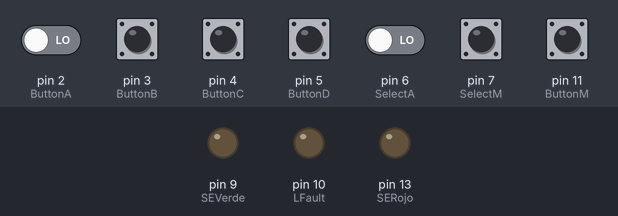
A sketch run on a simulated Arduino Uno, built with avr-gcc and run on an emulated ATmega328P. Parts: output pins drawn as LEDs (lit = HIGH). The inputs (shaded band) are chosen by the test bench; at power-on: pin 2 (ButtonA), pin 3 (ButtonB), pin 4 (ButtonC), pin 5 (ButtonD), pin 6 (SelectA), pin 7 (SelectM), pin 11 (ButtonM) LOW. Pins used as bus, display or sensor lines are not drawn; what the sketch prints to the serial monitor is not drawn.

Above: at 1.2 s.
1.3 s: pin 7 (SelectM) pulled HIGH for 0.15 s
At 2.1 s:
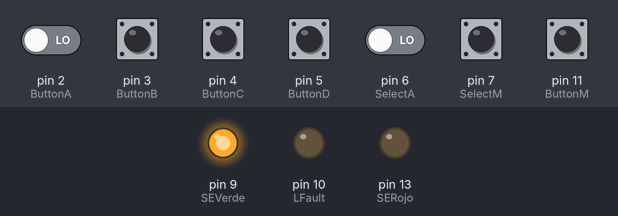
2.9 s: pin 2 (ButtonA) driven HIGH and pin 6 (SelectA) driven HIGH
4.4 s: pin 2 (ButtonA) driven LOW
5.9 s: pin 3 (ButtonB) pulled HIGH for 0.15 s
7.5 s: pin 4 (ButtonC) pulled HIGH for 0.15 s
9.1 s: pin 5 (ButtonD) pulled HIGH for 0.15 s
Timing chart, 0 to 11.7 s (numbered marks = the images above; inputs shaded):
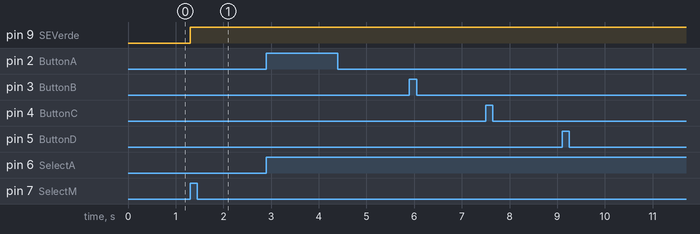

Measured:
- after the input at 1.3 s, pin 9 (SEVerde): LOW → HIGH at once
- after the input at 2.9 s, every drawn part: stays the same
- after the input at 4.4 s, every drawn part: stays the same
- after the input at 5.9 s, every drawn part: stays the same
- after the input at 7.5 s, every drawn part: stays the same
- after the input at 9.1 s, every drawn part: stays the same

The sketch:

SemaforoOctavio_VER21.ino
```cpp
// SE INVIERTEN EN ESTA VERSION LOS ESTADOS DE LAS SALIDAS DE LOS SEMAFOROS PARA CUBRIR CON LA NECESIDAD DEL RELEVADOR DE HIGH A LOW Y VICEVERSA
// VER 2.1 SE AGREGA A PETICION DE CLIENTE QUE CUANDO EL NUMERO DE CARROS SALIENDO Y ENTRANDO SEAN IGUALES LOS 2 SEMAFOROS ESTEN EN VERDE parte final de los IFs

const int SSVerde = 8;     // Semaforo Salida Verde
const int SEVerde = 9;     // Semaforo Entrada Verde
const int SSRojo = 12;     // Semaforo Salida Rojo
const int SERojo = 13;     // Semaforo Entrada Rojo
const int LFault = 10;     // Luz de Falla

const int ButtonA = 2;  // Sensor A Entrada
const int ButtonB = 3;  // Sensor B Entrada
const int ButtonC = 4;  // Sensor C Salida
const int ButtonD = 5;  // Sensor D Salida
const int ButtonM = 11;  // Boton de semaforos modo manual
const int SelectA = 6;  // Selector modo automatico
const int SelectM = 7;  // Selector modo manual

int EstadoA = 0; // estado actual sensor A
int EstadoB = 0; //estado actual sensor B
int EstadoC = 0; //estado actual sensor C
int EstadoD = 0; //estado actual sensor D
int EstadoAut = 0; //estado actual selector Automatico
int EstadoMan = 0; //estado actual selector Manual
int EstadoPreA = 0;  //estado anterior sensor A
int EstadoPreB = 0;  //estado anterior sensor B
int EstadoPreC = 0;  //estado anterior sensor C
int EstadoPreD = 0;  //estado anterior sensor D
int InState = 0;  //variable entrada contador
int OutState = 0;   //variable salida contador
int MemGana = 0;  //Memoria que evita que se cambie el semaforo cuando un carro de la salida este pasando y despues entre uno en la entrada
int EstadoM = 0; // estado actual boton M
bool M1 = 0;  //memoria secuencial direccion A hacia B
bool M2 = 0;  //memoria secuencial direccion C hacia D
bool M3 = 0;  //memoria secuencial direccion D hacia C
bool M4 = 0;  //memoria secuencial direccion B hacia A
bool M1A = 0;  //memoria secuencial Problema de carros que vayan muy pegados entre ellos
bool M2A = 0;  //memoria secuencial Problema de carros que vayan muy pegados entre ellos
bool M3A = 0;  //memoria secuencial Problema de carros que vayan muy pegados entre ellos
bool M4A = 0;  //memoria secuencial Problema de carros que vayan muy pegados entre ellos

void setup() {
  pinMode(SSVerde, OUTPUT); //Declaro Semaforo salida verde como salida
  pinMode(SSRojo, OUTPUT); //Declaro Semaforo salida rojo como salida
  pinMode(SEVerde, OUTPUT); //Declaro Semaforo entrada verde como salida
  pinMode(SERojo, OUTPUT); //Declaro Semaforo salida verde como salida
  pinMode(LFault, OUTPUT); //Declaro led de falla como salida

  pinMode(ButtonA, INPUT); //Declaro Sensor A como entrada
  pinMode(ButtonB, INPUT); //Declaro Sensor B como entrada
  pinMode(ButtonC, INPUT); //Declaro Sensor C como entrada
  pinMode(ButtonD, INPUT); //Declaro Sensor D como entrada
  pinMode(ButtonM, INPUT); //Declaro Boton M como entrada
  pinMode(SelectA, INPUT); //Declaro Selector Automatico como entrada
  pinMode(SelectM, INPUT); //Declaro Selector Manual como entrada
  Serial.begin(9600);
}

void loop() {
  //leer el estado de los botones y selectores
  EstadoA = digitalRead(ButtonA);
  EstadoB = digitalRead(ButtonB);
  EstadoC = digitalRead(ButtonC);
  EstadoD = digitalRead(ButtonD);
  EstadoAut = digitalRead(SelectA);
  EstadoMan = digitalRead(SelectM);
  EstadoM = digitalRead(ButtonM);

 // unsigned long currentMillis = millis();

  //checo si el selector esta en auto o manual
  if (EstadoAut == HIGH){
// comparo eL ESTADO CON SU ESTADO PREVIO
      if (EstadoA != EstadoPreA) {
        // Si el estado ha cambiado incrementa el contador
        if (EstadoA == HIGH){
          // ecuaciones de memorias extras
           if(M4 == 1)
              M1A = 1;
           if(M1 == 1)
              M1A = 0;
           if(M3 == 1)
              M2A = 1;
           if(M2 == 1)
              M2A = 0;
           if(M1 == 1)
              M3A = 1;
           if(M3 == 1)
              M3A = 0;
           if(M1 == 1)
              M4A = 1;
           if(M4 == 1)
              M4A = 0;
           M1 = 0;
           if (EstadoA == 1 && EstadoB ==1)
            M4 =1;
          Serial.println("on A");
          Serial.println("A: PA: B: PB: C: PC: D: PD: M1: M2: M3: M4: M1A: M2A: M3A: M4A: OutState: InState:");
          Serial.print(EstadoA);
          Serial.print("  ");
          Serial.print(EstadoPreA);
          Serial.print("   ");
          Serial.print(EstadoB);
          Serial.print("  ");
          Serial.print(EstadoPreB);
          Serial.print("   ");
          Serial.print(EstadoC);
          Serial.print("  ");
          Serial.print(EstadoPreC);
          Serial.print("   ");
          Serial.print(EstadoD);
          Serial.print("  ");
          Serial.print(EstadoPreD);
          Serial.print("   ");
          Serial.print(M1);
          Serial.print("   ");
          Serial.print(M2);
          Serial.print("   ");
          Serial.print(M3);
          Serial.print("   ");
          Serial.print(M4);
          Serial.print("   ");
          Serial.print(M1A);
          Serial.print("    ");
          Serial.print(M2A);
          Serial.print("    ");
          Serial.print(M3A);
          Serial.print("    ");
          Serial.print(M4A);
          Serial.print("        ");
          Serial.print(OutState);
          Serial.print("        ");
          Serial.print(InState);
          Serial.println("    ");

        } else {
          // ecuaciones de memorias extras
           if(M4 == 1)
              M1A = 1;
           if(M1 == 1)
              M1A = 0;
           if(M3 == 1)
              M2A = 1;
           if(M2 == 1)
              M2A = 0;
           if(M1 == 1)
              M3A = 1;
           if(M3 == 1)
              M3A = 0;
           if(M1 == 1)
              M4A = 1;
           if(M4 == 1)
              M4A = 0;
           M4 = 0;
           if (M1 == 1)
            OutState ++;
          // Si el estado fue LOW entonces el boton se fue de presionado a suelto:
          Serial.println("off A");
          Serial.println("A: PA: B: PB: C: PC: D: PD: M1: M2: M3: M4: M1A: M2A: M3A: M4A: OutState: InState:");
          Serial.print(EstadoA);
          Serial.print("  ");
          Serial.print(EstadoPreA);
          Serial.print("   ");
          Serial.print(EstadoB);
          Serial.print("  ");
          Serial.print(EstadoPreB);
          Serial.print("   ");
          Serial.print(EstadoC);
          Serial.print("  ");
          Serial.print(EstadoPreC);
          Serial.print("   ");
          Serial.print(EstadoD);
          Serial.print("  ");
          Serial.print(EstadoPreD);
          Serial.print("   ");
          Serial.print(M1);
          Serial.print("   ");
          Serial.print(M2);
          Serial.print("   ");
          Serial.print(M3);
          Serial.print("   ");
          Serial.print(M4);
          Serial.print("   ");
          Serial.print(M1A);
          Serial.print("    ");
          Serial.print(M2A);
          Serial.print("    ");
          Serial.print(M3A);
          Serial.print("    ");
          Serial.print(M4A);
          Serial.print("        ");
          Serial.print(OutState);
          Serial.print("        ");
          Serial.print(InState);
          Serial.println("    ");
              }
        delay(50);
      }
      // sGuarda el estado pasado
      EstadoPreA = EstadoA;

      if (EstadoB != EstadoPreB) {
        // if the state has changed, increment the counter
        if (EstadoB == HIGH) {
          // if the current state is HIGH then the button went from off to on:
          // ecuaciones de memorias extras
           if(M4 == 1)
              M1A = 1;
           if(M1 == 1)
              M1A = 0;
           if(M3 == 1)
              M2A = 1;
           if(M2 == 1)
              M2A = 0;
           if(M1 == 1)
              M3A = 1;
           if(M3 == 1)
              M3A = 0;
           if(M1 == 1)
              M4A = 1;
           if(M4 == 1)
              M4A = 0;
           if(EstadoA == 1 && EstadoB == 1)
              M1 = 1;
           M4 = 0;
          Serial.println("on B");
          Serial.println("A: PA: B: PB: C: PC: D: PD: M1: M2: M3: M4: M1A: M2A: M3A: M4A: OutState: InState:");
          Serial.print(EstadoA);
          Serial.print("  ");
          Serial.print(EstadoPreA);
          Serial.print("   ");
          Serial.print(EstadoB);
          Serial.print("  ");
          Serial.print(EstadoPreB);
          Serial.print("   ");
          Serial.print(EstadoC);
          Serial.print("  ");
          Serial.print(EstadoPreC);
          Serial.print("   ");
          Serial.print(EstadoD);
          Serial.print("  ");
          Serial.print(EstadoPreD);
          Serial.print("   ");
          Serial.print(M1);
          Serial.print("   ");
          Serial.print(M2);
          Serial.print("   ");
          Serial.print(M3);
          Serial.print("   ");
          Serial.print(M4);
          Serial.print("   ");
          Serial.print(M1A);
          Serial.print("    ");
          Serial.print(M2A);
          Serial.print("    ");
          Serial.print(M3A);
          Serial.print("    ");
          Serial.print(M4A);
          Serial.print("        ");
          Serial.print(OutState);
          Serial.print("        ");
          Serial.print(InState);
          Serial.println("    ");
          } else {
          // if the current state is LOW then the button went from on to off:
            // ecuaciones de memorias extras
           if(M4 == 1)
              M1A = 1;
           if(M1 == 1)
              M1A = 0;
           if(M3 == 1)
              M2A = 1;
           if(M2 == 1)
              M2A = 0;
           if(M1 == 1)
              M3A = 1;
           if(M3 == 1)
              M3A = 0;
           if(M1 == 1)
              M4A = 1;
           if(M4 == 1)
              M4A = 0;
           M1 = 0;
           if (M4 == 1)
           InState--;
          Serial.println("off B");
          Serial.println("A: PA: B: PB: C: PC: D: PD: M1: M2: M3: M4: M1A: M2A: M3A: M4A: OutState: InState:");
          Serial.print(EstadoA);
          Serial.print("  ");
          Serial.print(EstadoPreA);
          Serial.print("   ");
          Serial.print(EstadoB);
          Serial.print("  ");
          Serial.print(EstadoPreB);
          Serial.print("   ");
          Serial.print(EstadoC);
          Serial.print("  ");
          Serial.print(EstadoPreC);
          Serial.print("   ");
          Serial.print(EstadoD);
          Serial.print("  ");
          Serial.print(EstadoPreD);
          Serial.print("   ");
          Serial.print(M1);
          Serial.print("   ");
          Serial.print(M2);
          Serial.print("   ");
          Serial.print(M3);
          Serial.print("   ");
          Serial.print(M4);
          Serial.print("   ");
          Serial.print(M1A);
          Serial.print("    ");
          Serial.print(M2A);
          Serial.print("    ");
          Serial.print(M3A);
          Serial.print("    ");
          Serial.print(M4A);
          Serial.print("        ");
          Serial.print(OutState);
          Serial.print("        ");
          Serial.print(InState);
          Serial.println("    ");
        }
        // Delay a little bit to avoid bouncing
        delay(50);
      }
      // save the current state as the last state, for next time through the loop
      EstadoPreB = EstadoB;

      if (EstadoC != EstadoPreC) {
        // if the state has changed, increment the counter
        if (EstadoC == HIGH) {
          // APLASTA C
           if(M4 == 1) // ecuaciones de memorias extras
              M1A = 1;
           if(M1 == 1)
              M1A = 0;
           if(M3 == 1)
              M2A = 1;
           if(M2 == 1)
              M2A = 0;
           if(M1 == 1)
              M3A = 1;
           if(M3 == 1)
              M3A = 0;
           if(M1 == 1)
              M4A = 1;
           if(M4 == 1)
              M4A = 0;
           M2 =0;
           if (EstadoC == 1 && EstadoD == 1)
            M3 =1;

          Serial.println("on C");
          Serial.println("A: PA: B: PB: C: PC: D: PD: M1: M2: M3: M4: M1A: M2A: M3A: M4A: OutState: InState:");
          Serial.print(EstadoA);
          Serial.print("  ");
          Serial.print(EstadoPreA);
          Serial.print("   ");
          Serial.print(EstadoB);
          Serial.print("  ");
          Serial.print(EstadoPreB);
          Serial.print("   ");
          Serial.print(EstadoC);
          Serial.print("  ");
          Serial.print(EstadoPreC);
          Serial.print("   ");
          Serial.print(EstadoD);
          Serial.print("  ");
          Serial.print(EstadoPreD);
          Serial.print("   ");
          Serial.print(M1);
          Serial.print("   ");
          Serial.print(M2);
          Serial.print("   ");
          Serial.print(M3);
          Serial.print("   ");
          Serial.print(M4);
          Serial.print("   ");
          Serial.print(M1A);
          Serial.print("    ");
          Serial.print(M2A);
          Serial.print("    ");
          Serial.print(M3A);
          Serial.print("    ");
          Serial.print(M4A);
          Serial.print("        ");
          Serial.print(OutState);
          Serial.print("        ");
          Serial.print(InState);
          Serial.println("    ");
        } else {
          // if the current state is LOW then the button went from on to off:
          // ecuaciones de memorias extras
           if(M4 == 1)
              M1A = 1;
           if(M1 == 1)
              M1A = 0;
           if(M3 == 1)
              M2A = 1;
           if(M2 == 1)
              M2A = 0;
           if(M1 == 1)
              M3A = 1;
           if(M3 == 1)
              M3A = 0;
           if(M1 == 1)
              M4A = 1;
           if(M4 == 1)
              M4A = 0;
           M3 = 0;
           if (M2 ==1)
           OutState--;
          Serial.println("off C");
          Serial.println("A: PA: B: PB: C: PC: D: PD: M1: M2: M3: M4: M1A: M2A: M3A: M4A: OutState: InState:");
          Serial.print(EstadoA);
          Serial.print("  ");
          Serial.print(EstadoPreA);
          Serial.print("   ");
          Serial.print(EstadoB);
          Serial.print("  ");
          Serial.print(EstadoPreB);
          Serial.print("   ");
          Serial.print(EstadoC);
          Serial.print("  ");
          Serial.print(EstadoPreC);
          Serial.print("   ");
          Serial.print(EstadoD);
          Serial.print("  ");
          Serial.print(EstadoPreD);
          Serial.print("   ");
          Serial.print(M1);
          Serial.print("   ");
          Serial.print(M2);
          Serial.print("   ");
          Serial.print(M3);
          Serial.print("   ");
          Serial.print(M4);
          Serial.print("   ");
          Serial.print(M1A);
          Serial.print("    ");
          Serial.print(M2A);
          Serial.print("    ");
          Serial.print(M3A);
          Serial.print("    ");
          Serial.print(M4A);
          Serial.print("        ");
          Serial.print(OutState);
          Serial.print("        ");
          Serial.print(InState);
          Serial.println("    ");
        }
        // Delay a little bit to avoid bouncing
        delay(50);
      }
      // save the current state as the last state, for next time through the loop
      EstadoPreC = EstadoC;

       if (EstadoD != EstadoPreD) {
        // Si D APLASTA
        if (EstadoD == HIGH) {
          // if the current state is HIGH then the button went from off to on:
          // ecuaciones de memorias extras
           if(M4 == 1)
              M1A = 1;
           if(M1 == 1)
              M1A = 0;
           if(M3 == 1)
              M2A = 1;
           if(M2 == 1)
              M2A = 0;
           if(M1 == 1)
              M3A = 1;
           if(M3 == 1)
              M3A = 0;
           if(M1 == 1)
              M4A = 1;
           if(M4 == 1)
              M4A = 0;
           if(EstadoC == 1 && EstadoD == 1)
            M2 = 1;
           M3 = 0;
          Serial.println("on D");
          Serial.println("A: PA: B: PB: C: PC: D: PD: M1: M2: M3: M4: M1A: M2A: M3A: M4A: OutState: InState:");
          Serial.print(EstadoA);
          Serial.print("  ");
          Serial.print(EstadoPreA);
          Serial.print("   ");
          Serial.print(EstadoB);
          Serial.print("  ");
          Serial.print(EstadoPreB);
          Serial.print("   ");
          Serial.print(EstadoC);
          Serial.print("  ");
          Serial.print(EstadoPreC);
          Serial.print("   ");
          Serial.print(EstadoD);
          Serial.print("  ");
          Serial.print(EstadoPreD);
          Serial.print("   ");
          Serial.print(M1);
          Serial.print("   ");
          Serial.print(M2);
          Serial.print("   ");
          Serial.print(M3);
          Serial.print("   ");
          Serial.print(M4);
          Serial.print("   ");
          Serial.print(M1A);
          Serial.print("    ");
          Serial.print(M2A);
          Serial.print("    ");
          Serial.print(M3A);
          Serial.print("    ");
          Serial.print(M4A);
          Serial.print("        ");
          Serial.print(OutState);
          Serial.print("        ");
          Serial.print(InState);
          Serial.println("    ");
        } else {
         // if the current state is LOW then the button went from on to off:
          // ecuaciones de memorias extras
           if(M4 == 1)
              M1A = 1;
           if(M1 == 1)
              M1A = 0;
           if(M3 == 1)
              M2A = 1;
           if(M2 == 1)
              M2A = 0;
           if(M1 == 1)
              M3A = 1;
           if(M3 == 1)
              M3A = 0;
           if(M1 == 1)
              M4A = 1;
           if(M4 == 1)
              M4A = 0;
           M2 = 0;
           if (M3 == 1)
            InState ++;
          Serial.println("off D");
          Serial.println("A: PA: B: PB: C: PC: D: PD: M1: M2: M3: M4: M1A: M2A: M3A: M4A: OutState: InState:");
          Serial.print(EstadoA);
          Serial.print("  ");
          Serial.print(EstadoPreA);
          Serial.print("   ");
          Serial.print(EstadoB);
          Serial.print("  ");
          Serial.print(EstadoPreB);
          Serial.print("   ");
          Serial.print(EstadoC);
          Serial.print("  ");
          Serial.print(EstadoPreC);
          Serial.print("   ");
          Serial.print(EstadoD);
          Serial.print("  ");
          Serial.print(EstadoPreD);
          Serial.print("   ");
          Serial.print(M1);
          Serial.print("   ");
          Serial.print(M2);
          Serial.print("   ");
          Serial.print(M3);
          Serial.print("   ");
          Serial.print(M4);
          Serial.print("   ");
          Serial.print(M1A);
          Serial.print("    ");
          Serial.print(M2A);
          Serial.print("    ");
          Serial.print(M3A);
          Serial.print("    ");
          Serial.print(M4A);
          Serial.print("        ");
          Serial.print(OutState);
          Serial.print("        ");
          Serial.print(InState);
          Serial.println("    ");
          }
        // Delay a little bit to avoid bouncing
        delay(50);
      }
      // save the current state as the last state, for next time through the loop
      EstadoPreD = EstadoD;


       if (OutState = InState){
        digitalWrite(SSVerde, LOW);
        digitalWrite(SSRojo, HIGH);
        digitalWrite(SEVerde, LOW);
        digitalWrite(SERojo, HIGH);
       }
       if (OutState > InState && M3 == 0){
        digitalWrite(SSVerde, LOW);
        digitalWrite(SSRojo, HIGH);
        digitalWrite(SEVerde, HIGH);
        digitalWrite(SERojo, LOW);
      }
      if (InState > OutState){
        digitalWrite(SEVerde, LOW);
        digitalWrite(SERojo, HIGH);
        digitalWrite(SSVerde, HIGH);
        digitalWrite(SSRojo, LOW);
      }
      if (InState< 0 && OutState>=1){
       InState = 0;
       OutState --;
       }
       if (OutState< 0 && InState>=1){
       InState --;
       OutState = 0;
       }
       if (M3 ==1){
       digitalWrite(SEVerde, LOW);
       digitalWrite(SERojo, HIGH);
       digitalWrite(SSVerde, HIGH);
       digitalWrite(SSRojo, LOW);
       }}

    if (EstadoMan == HIGH){
     if (EstadoM ==   HIGH){
        digitalWrite(SSVerde, HIGH);
        digitalWrite(SSRojo, LOW);
        digitalWrite(SEVerde, LOW);
        digitalWrite(SERojo, HIGH);
        }
        else {
        digitalWrite(SSVerde, LOW);
        digitalWrite(SSRojo, HIGH);
        digitalWrite(SEVerde, HIGH);
        digitalWrite(SERojo, LOW);
        }
      }
    }
```
